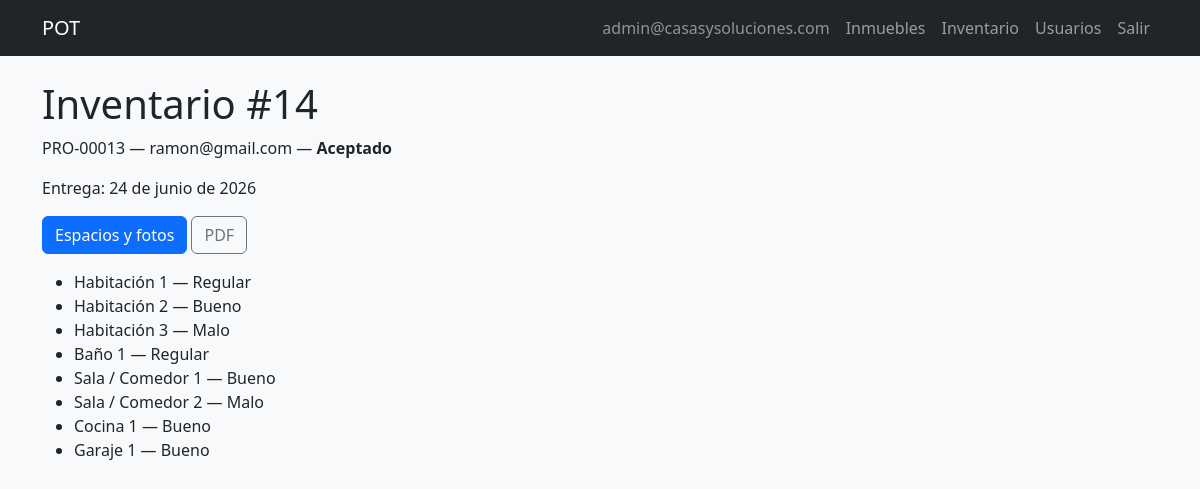
The page /inventories/14/ (signed in) on the database its author committed.
### pot/models.py (models this page shows, shortened)
class CustomUser(AbstractUser):
    class Role(models.TextChoices):
        ADMIN = 'ADMIN', 'Administrador'
        ASSISTANT = 'ASSISTANT', 'Asistente Administrativo'
        TENANT = 'TENANT', 'Arrendatario'
        TECHNICIAN = 'TECHNICIAN', 'Técnico'
    class DocumentType(models.TextChoices):
        CC = 'CC', 'Cédula de ciudadanía'
        CE = 'CE', 'Cédula de extranjería'
        PASSPORT = 'PASSPORT', 'Pasaporte'
        NIT = 'NIT', 'NIT'
    username = models.CharField(max_length=150, unique=True, blank=True)
    email = models.EmailField(unique=True)
    phone = models.CharField(max_length=20, default='')
    public_code = models.CharField(max_length=20, unique=True, blank=True, null=True)
    document_type = models.CharField(
        max_length=20,
        choices=DocumentType.choices,
        blank=True,
        default='',
    )
    document_number = models.CharField(max_length=30, unique=True, blank=True, null=True)
    avatar = models.ImageField(upload_to='avatars/%Y/%m/', blank=True, null=True, max_length=255)
    role = models.CharField(max_length=20, choices=Role.choices, default=Role.TENANT)
    password_changed = models.BooleanField(default=False)
    password_reset_token = models.CharField(max_length=255, null=True, blank=True)
    password_reset_expires = models.DateTimeField(null=True, blank=True)
    login_attempts = models.PositiveIntegerField(default=0)
    login_locked_until = models.DateTimeField(null=True, blank=True)
    created_at = models.DateTimeField(auto_now_add=True)
    updated_at = models.DateTimeField(auto_now=True)
    USERNAME_FIELD = 'email'
    REQUIRED_FIELDS = []
    objects = CustomUserManager()
    class Meta:
        ordering = ['-created_at']
    def is_staff_operative(self):
        return self.role in (self.Role.ADMIN, self.Role.ASSISTANT)

class Inventory(models.Model):
    class Type(models.TextChoices):
        INITIAL = 'INITIAL', 'Inicial'
        FINAL = 'FINAL', 'Final'
    class Status(models.TextChoices):
        IN_PROGRESS = 'IN_PROGRESS', 'En registro'
        PENDING_SIGNATURE = 'PENDING_SIGNATURE', 'Pendiente de firma'
        PENDING_APPROVAL = 'PENDING_APPROVAL', 'Pendiente de aprobación'
        OBSERVATIONS_PENDING = 'OBSERVATIONS_PENDING', 'Observaciones pendientes'
        ACCEPTED = 'ACCEPTED', 'Aceptado'
        CLOSED = 'CLOSED', 'Cerrado'
    property = models.ForeignKey(Property, on_delete=models.CASCADE, related_name='inventories')
    tenant = models.ForeignKey(
        CustomUser,
        on_delete=models.CASCADE,
        related_name='inventories_as_tenant',
        limit_choices_to={'role': CustomUser.Role.TENANT},
    )
    property_association = models.ForeignKey(
        'UserPropertyAssociation',
        on_delete=models.SET_NULL,
        null=True,
        blank=True,
        related_name='inventories',
    )
    inventory_type = models.CharField(max_length=10, choices=Type.choices)
    status = models.CharField(max_length=30, choices=Status.choices, default=Status.IN_PROGRESS)
    delivery_date = models.DateField()
    observations = models.TextField(blank=True, null=True)
    signed_at = models.DateTimeField(null=True, blank=True)
    signed_by = models.ForeignKey(
        CustomUser,
        on_delete=models.SET_NULL,
        null=True,
        blank=True,
        related_name='inventories_signed',
    )
    signature_token = models.CharField(max_length=255, blank=True, null=True)
    created_at = models.DateTimeField(auto_now_add=True)
    created_by = models.ForeignKey(
        CustomUser,
        on_delete=models.SET_NULL,
        null=True,
        blank=True,
        related_name='inventories_created',
    )
    updated_at = models.DateTimeField(auto_now=True)
    class Meta:
        ordering = ['-created_at']
        unique_together = ('property_association', 'inventory_type')

class Property(models.Model):
    class Type(models.TextChoices):
        APARTMENT = 'APARTMENT', 'Apartamento'
        HOUSE = 'HOUSE', 'Casa'
        LOCAL = 'LOCAL', 'Local comercial'
        WAREHOUSE = 'WAREHOUSE', 'Bodega'
    class Status(models.TextChoices):
        AVAILABLE = 'AVAILABLE', 'Disponible'
        RENTED = 'RENTED', 'Arrendado'
        MAINTENANCE = 'MAINTENANCE', 'En mantenimiento'
    code = models.CharField(max_length=20, unique=True)
    address = models.CharField(max_length=255, unique=True)
    city = models.CharField(max_length=100, blank=True, default='')
    building_name = models.CharField(max_length=150, blank=True, default='')
    unit_label = models.CharField(max_length=50, blank=True, default='')
    cover_image = models.ImageField(upload_to='properties/covers/%Y/%m/', blank=True, null=True, max_length=255)
    type = models.CharField(max_length=20, choices=Type.choices)
    owner_name = models.CharField(max_length=150)
    status = models.CharField(max_length=20, choices=Status.choices, default=Status.AVAILABLE)
    is_active = models.BooleanField(default=True)
    price = models.DecimalField(max_digits=12, decimal_places=2, default=0)
    rooms = models.IntegerField(null=True, blank=True)
    bathrooms = models.IntegerField(null=True, blank=True)
    living_rooms = models.IntegerField(null=True, blank=True)
    kitchens = models.IntegerField(null=True, blank=True)
    garages = models.IntegerField(null=True, blank=True)
    is_commercial = models.BooleanField(default=False)
    in_complex = models.BooleanField(default=False)
    admin_included = models.BooleanField(default=False)
    admin_value = models.DecimalField(max_digits=12, decimal_places=2, null=True, blank=True)
    google_maps_link = models.CharField(max_length=1000, null=True, blank=True)
    description = models.TextField(blank=True, null=True)
    observations = models.TextField(blank=True, null=True)
    created_at = models.DateTimeField(auto_now_add=True)
    updated_at = models.DateTimeField(auto_now=True)
    created_by = models.ForeignKey(
        CustomUser,
        on_delete=models.SET_NULL,
        null=True,
        blank=True,
        related_name='properties_created',
    )
    class Meta:
        ordering = ['-created_at']
        verbose_name_plural = 'properties'

class InventorySpace(models.Model):
    class Condition(models.TextChoices):
        GOOD = 'GOOD', 'Bueno'
        REGULAR = 'REGULAR', 'Regular'
        BAD = 'BAD', 'Malo'
    inventory = models.ForeignKey(Inventory, on_delete=models.CASCADE, related_name='spaces')
    space_name = models.CharField(max_length=100)
    condition = models.CharField(max_length=20, choices=Condition.choices)
    observations = models.TextField(blank=True, null=True)
    quantity = models.PositiveIntegerField(default=1, validators=[MinValueValidator(1)])
    order = models.IntegerField(default=0)
    created_at = models.DateTimeField(auto_now_add=True)
    updated_at = models.DateTimeField(auto_now=True)
    class Meta:
        ordering = ['order', 'space_name']

### pot/views.py (the view)
# urls.py: path('inventories/<int:inventory_id>/', views.InventoryDetailView.as_view(), name='inventory_detail'),
class InventoryDetailView(StaffOperativeRequiredMixin, View):
    def get(self, request, inventory_id):
        inv = get_object_or_404(Inventory.objects.select_related('property', 'tenant'), pk=inventory_id)
        return render(request, 'inventory/inventory_detail.html', {'inventory': inv})

### pot/views.py (called while the page is built)
    def test_func(self):
        u = self.request.user
        return u.is_staff_operative()

### templates/inventory/inventory_detail.html (shortened to what this page needs)
{% extends 'base.html' %}
{% block content %}
<h1>Inventario #{{ inventory.id }}</h1>
<p>{{ inventory.property.code }} — {{ inventory.tenant.email }} — <strong>{{ inventory.get_status_display }}</strong></p>
<p>Entrega: {{ inventory.delivery_date }}</p>
<p>
{% if user.is_staff_operative %}
<a href="{% url 'pot:inventory_spaces' inventory.id %}" class="btn btn-primary">Espacios y fotos</a>
<a href="{% url 'pot:inventory_pdf' inventory.id %}" class="btn btn-outline-secondary">PDF</a>
{% endif %}
</p>
<ul>{% for s in inventory.spaces.all %}<li>{{ s.space_name }} — {{ s.get_condition_display }}</li>{% empty %}<li>Sin espacios</li>{% endfor %}</ul>
{% endblock %}

### templates/base.html (shortened to what this page needs)
{% load static %}
<!DOCTYPE html>
<html lang="es">
<head>
    <link href="https://cdn.jsdelivr.net/npm/bootstrap@5.3.3/dist/css/bootstrap.min.css" rel="stylesheet">
    <link rel="stylesheet" href="{% static 'css/style.css' %}">
</head>
<body class="bg-light">
<nav class="navbar navbar-expand-lg navbar-dark bg-dark mb-4">
    <div class="container">
        <a class="navbar-brand" href="{% if not user.is_authenticated %}{% url 'pot:login' %}{% elif user.role == 'TENANT' %}{% url 'pot:dashboard_tenant' %}{% else %}{% url 'pot:dashboard_staff' %}{% endif %}">POT</a>
        <div class="navbar-nav ms-auto">
            {% if user.is_authenticated %}
                <span class="nav-link text-white-50">{{ user.email }}</span>
                {% if user.is_staff_operative %}
                    <a class="nav-link" href="{% url 'pot:property_list' %}">Inmuebles</a>
                    <a class="nav-link" href="{% url 'pot:inventory_create' %}">Inventario</a>
                {% endif %}
                {% if user.role == 'ADMIN' %}
                    <a class="nav-link" href="{% url 'pot:user_list' %}">Usuarios</a>
                {% endif %}
                <a class="nav-link" href="{% url 'pot:logout' %}">Salir</a>
            {% else %}
                <a class="nav-link" href="{% url 'pot:login' %}">Entrar</a>
            {% endif %}
        </div>
    </div>
</nav>
<main class="container pb-5">
    {% block content %}{% endblock %}
</main>
</body>
</html>

### rows shown on the page
CustomUser: email "admin@casasysoluciones.com"
Inventory: id "14", property.code "PRO-00013", tenant.email "ramon@gmail.com", status "Aceptado", delivery_date "24 de junio de 2026"
InventorySpace: space_name "Habitación 1", condition "Regular"
InventorySpace: space_name "Habitación 2", condition "Bueno"
InventorySpace: space_name "Habitación 3", condition "Malo"
InventorySpace: space_name "Baño 1", condition "Regular"
InventorySpace: space_name "Sala / Comedor 1", condition "Bueno"
InventorySpace: space_name "Sala / Comedor 2", condition "Malo"
InventorySpace: space_name "Cocina 1", condition "Bueno"
InventorySpace: space_name "Garaje 1", condition "Bueno"
